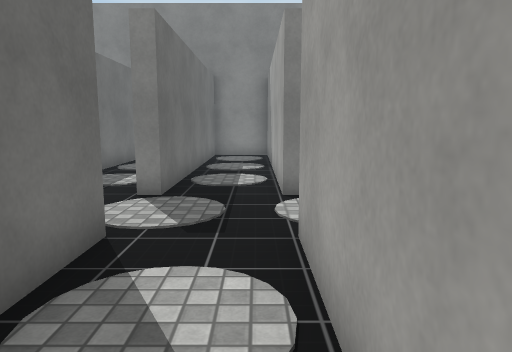
View 1 (above)

14 first-person views from a walk through a 3-D level made in the Unity game engine. The camera is 1.4 m above the floor, tilts 8° down and sees 70° across. The floor is counted in squares, 1 m on a side. Each view is taken from the middle of a square. On the plan, view 1 faces up. The plan holds only what a view shows up to about 16 squares ahead; the rest is blank. The place goes on beyond the plan. Surface patterns are stand-ins for the level's own textures.

View 2
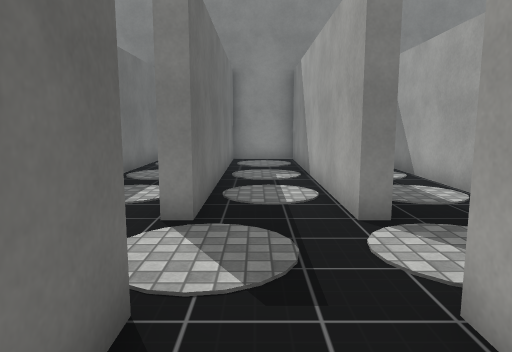

View 3
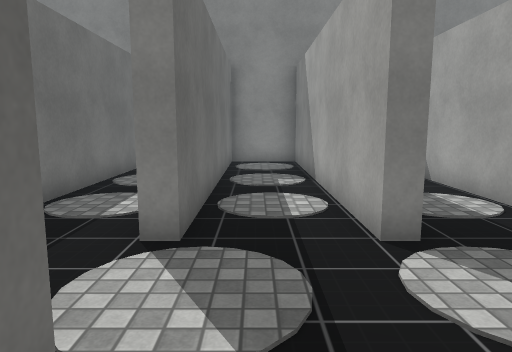

View 4
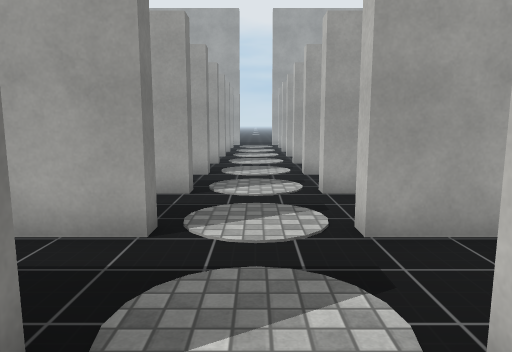

View 5
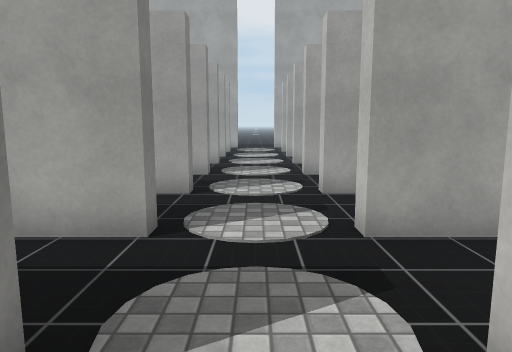

View 6
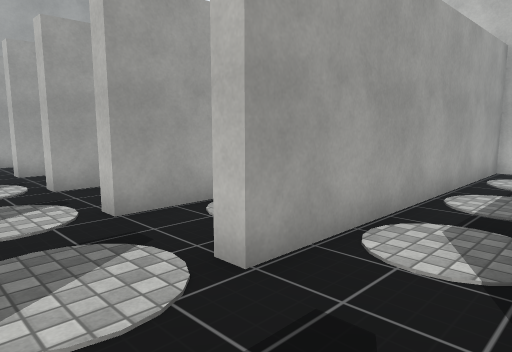

View 7
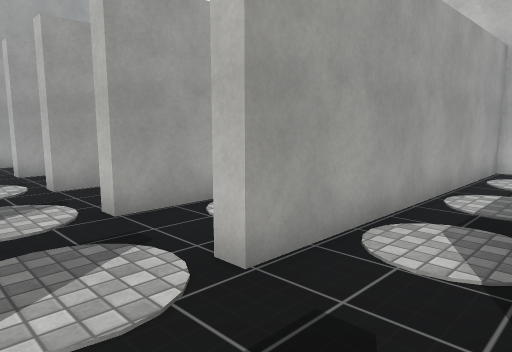

View 8
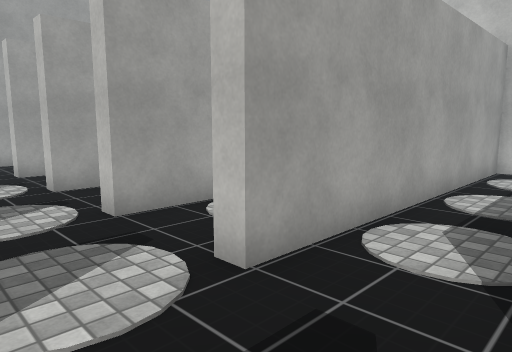

View 9
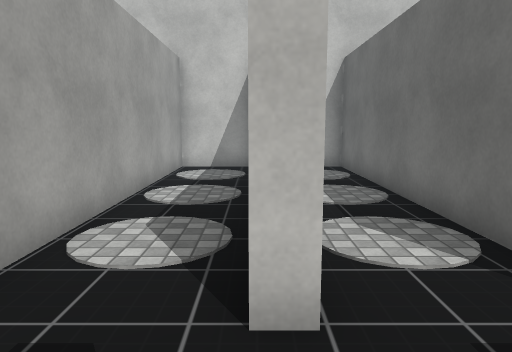

View 10
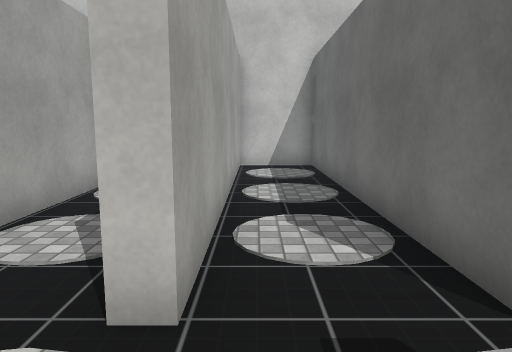

View 11
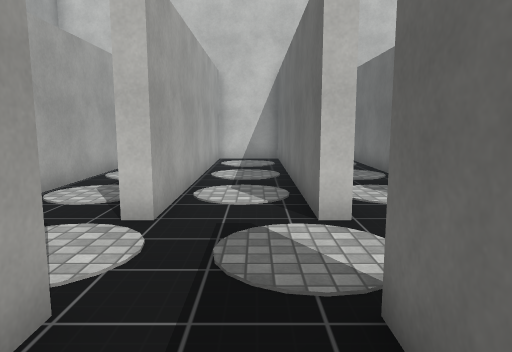

View 12
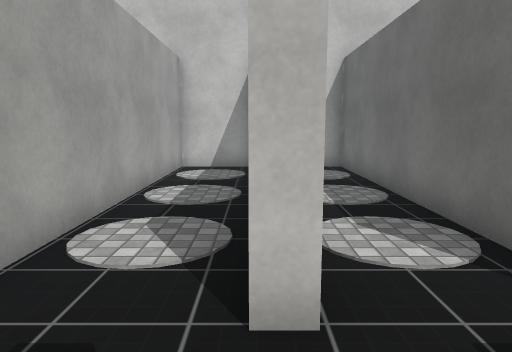

View 13
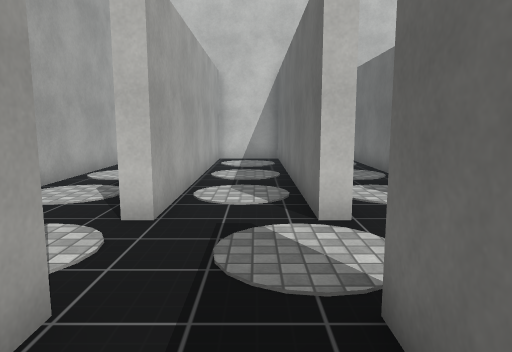

View 14
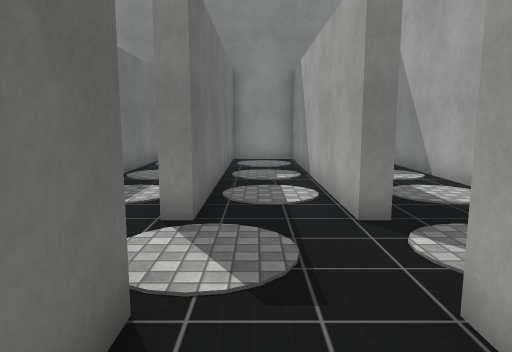

### Floor plan
Points are (right, up) in squares from view 1. A wall is a line through its corners. A room is listed if a view was taken in it or the views show most of it. See-through windows are left out.
Room 1 (views 1, 2, 3, 4, 5, 6, 7, 8, 9, 10, 11, 12, 13, 14)
walls: (7.1, 7.4) (6.5, 7.4) (6.5, 8.1); (4.1, 7.4) (3.5, 7.4) (3.5, 14); (10.1, 7.4) (9.5, 7.4) (9.5, 7.9); (4, 3) (4, -5.6); (1.1, 7.4) (0.6, 7.4) (0.6, 17.3) (-1.9, 17.3) (-1.9, 7.4) (-2.5, 7.4); (13, 8.8) (13, 7.4) (12.5, 7.4); (-1.9, 4.6) (-1.9, 2.6); (0.6, 0.6) (0.6, 4.6) (1.1, 4.6); (13, 16.8) (13, 12.8); (6.1, -5.6) (6.5, -5.6) (6.5, 4.6) (7.1, 4.6); (7.2, -5.6) (9.5, -5.6) (9.5, 4.6) (10, 4.6) (10, -5.6) (12.6, -5.6); (3.1, -5.6) (3.5, -5.6) (3.5, 4.6) (4.1, 4.6); (19.1, 7.4) (18.5, 7.4) (18.5, 17.3) (16, 17.3) (16, 7.4) (15.5, 7.4) (15.5, 8); (12.5, -5.1) (12.5, 4.6) (13, 4.6) (13, -5.6) (15.5, -5.6) (15.5, 4.6) (16, 4.6) (16, -5.2); (-4.9, 16.8) (-4.9, 9.6); (16, -5.6) (18.5, -5.6) (18.5, 4.6) (19.1, 4.6); (22, 3.9) (22, 4.4); (22, 10.4) (22, 15.4); (22, -3.4) (22, 1.6)

Positions as (right, up) in squares from view 1, and headings:
1: (0, 0), facing up
2: (-1, 2), facing up
3: (-1, 3), facing up
4: (-4, 6), facing right
5: (-1, 6), facing right
6: (1, 7), facing down-right
7: (4, 7), facing down-right
8: (7, 7), facing down-right
9: (7, 7), facing down
10: (12, 7), facing down
11: (14, 10), facing down
12: (16, 7), facing down
13: (17, 10), facing down
14: (17, 2), facing up
